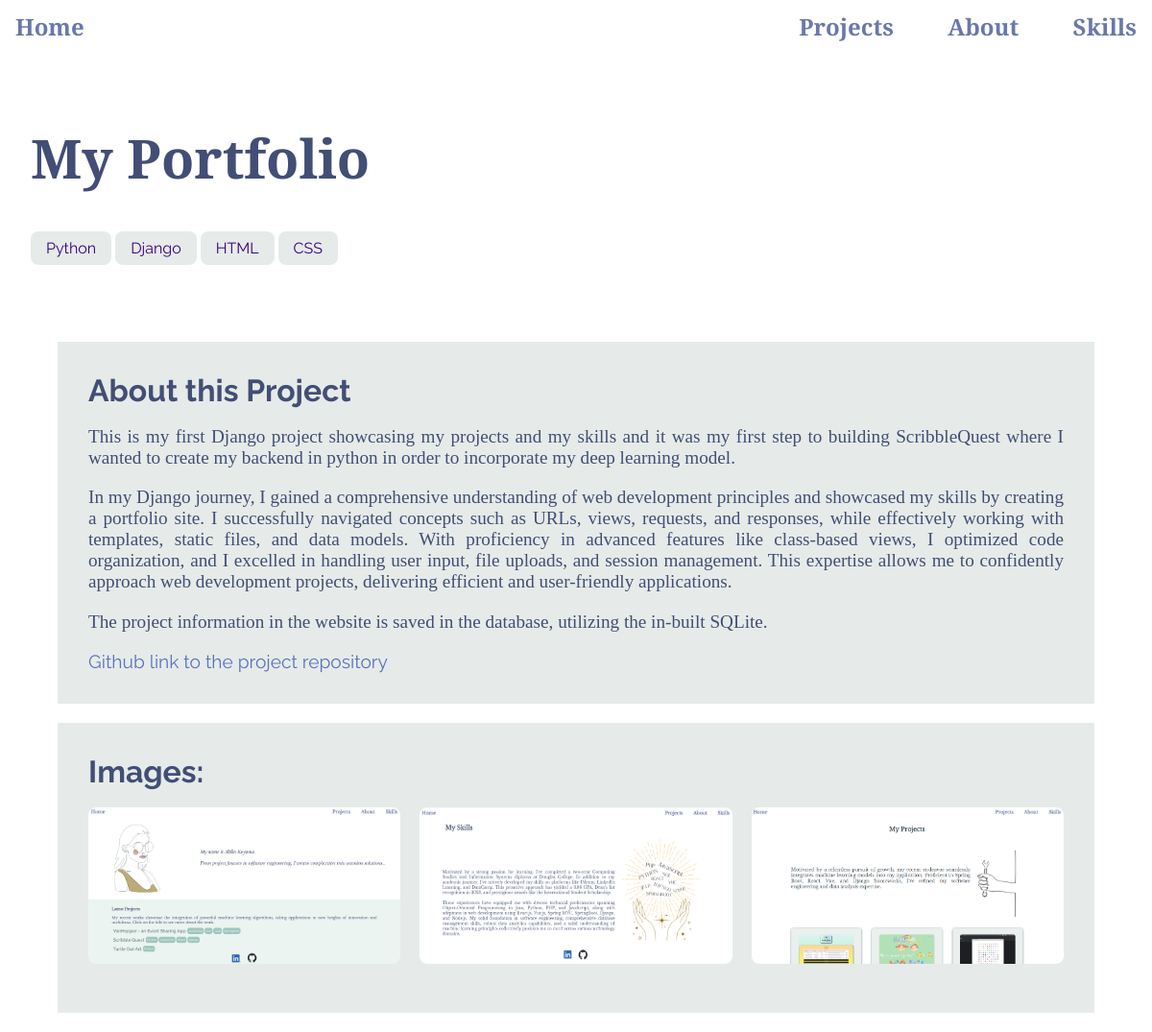
Screenshot of /posts/my-portfolio with the database file from the repository.
### blog/models.py (models this page shows, shortened)
class Post(models.Model):
    title = models.CharField(max_length=100)
    excerpt = models.CharField(max_length=150)
    image = models.ImageField(upload_to='images', null=True)
    image1=models.ImageField(upload_to='images', null=True)
    image2=models.ImageField(upload_to='images', null=True)
    image3=models.ImageField(upload_to='images', null=True)
    date = models.DateField(auto_now=True)
    slug = models.SlugField(unique=True)  # db_index=True is set automatically
    content = models.TextField(validators=[MinLengthValidator(10)])
    author = models.ForeignKey(
        Author, on_delete=models.SET_NULL, null=True) # related_name="posts",
    tag = models.ManyToManyField(Tag)
    link=models.URLField(null=True, max_length=200)
    weblink=models.URLField(null=True, blank=True, max_length=200)

class Tag(models.Model):
    caption = models.CharField(max_length=20)

### blog/views.py (the view, shortened to what this page needs)
# urls.py: path("posts/<slug:slug>", views.PostDetailView.as_view(), name="post-detail-page"),
class PostDetailView(View):
    model = Post
    def get(self, request, slug):
        post = Post.objects.get(slug=slug)
        stored_posts = request.session.get("stored_posts")
        has_read_later = True
        if stored_posts is None or len(stored_posts) == 0:
            has_read_later = False
        elif int(post.id) not in stored_posts:
            has_read_later = False
        elif int(post.id) in stored_posts:
            has_read_later = True
        return render(request, "blog/post-detail.html",{
            "post":post,
            "comment_form":CommentForm(),
            "comments":post.comments.all().order_by("-id"),
            "has_read_later":has_read_later
        })

### blog/templates/blog/post-detail.html (shortened to what this page needs)
{% extends "base.html" %}
{% load static%}
{% block css_files%}
<link rel="stylesheet" href="{% static "blog/post-detail.css" %}"/>
{% endblock%}
{%block contents%}
<section id="summary">
    <h2>{{post.title}}</h2>
    <div>
        {% for t in post.tag.all %}
            <span id="tag">{{t.caption}}</span>
        {% endfor%}
    </div>
</section>
<main>
    <h2>About this Project</h2>
    <p>{{post.content|linebreaks}}</p>
    <a id="gitlink" href="{{post.link}}"> Github link to the project repository</a></br>
</main>
<main>
    <h2>Images: </h2>
    <section >
        <ul id='image-list'>
            <li><img src="{{post.image1.url}}" alt="app image"></li>
            <li><img src="{{post.image2.url}}" alt="app image"></li>
            <li><img src="{{post.image3.url}}" alt="app image"></li>
        </ul>
    </section>
</main>
{% endblock %}

### static/app.css (style rules this page uses)
* { box-sizing: border-box; }
html { font-family: 'Libre Baskerville', serif; }
body { margin: 0; }
h2 { font-size: 2rem; }

### blog/static/blog/post-detail.css (style rules this page uses)
body { background-color: white; }
#summary { padding: 2rem; width: 100%; max-width: 90rem; position: relative; height: 18rem; }
#summary h2 { color:#424e75; font-size: 3.5rem; }
#gitlink { font-family: 'Raleway', serif; color: #5b72c0; text-decoration: none; }
main { font-family: 'Libre Baskerville', serif; color: #424e75; width: 90%; max-width: 90rem; margin: 20px auto; background-color: #e6ebe9; padding: 2rem; font-size: 1.2rem; text-align: justify; }
main h2 { margin:0 auto; font-family: 'Raleway', serif; }
#tag { font-family: 'Raleway', serif; background-color: #e6ebe9; color:#390281; padding: 0.5rem 1rem; border-radius: 8px; }
#image-list { display: flex; justify-content: space-between; list-style: none; padding: 0; }
#image-list li { flex-basis: 32%; }
#image-list img { width: 100%; height: 100%; border-radius: 8px; }

### rows the page displays
Post: title "My Portfolio", content "This is my first Django project showcasing my projects and my skills and it was my first step to building ScribbleQuest where I wanted to create my backend in python in order to incorporate my deep learning model. In my Django journey, I gained a comprehensive understanding of web development principles and showcased my skills by creating a portfolio site. I successfully navigated concepts such as URLs, views, requests, and responses, while effectively working with templates, static files, and data models. With proficiency in advanced features like class-based views, I optimized code organization, and I excelled in handling user input, file uploads, and session management. This expertise…", image1 (picture), image2 (picture), image3 (picture)
Tag: caption "Python"
Tag: caption "Django"
Tag: caption "HTML"
Tag: caption "CSS"
